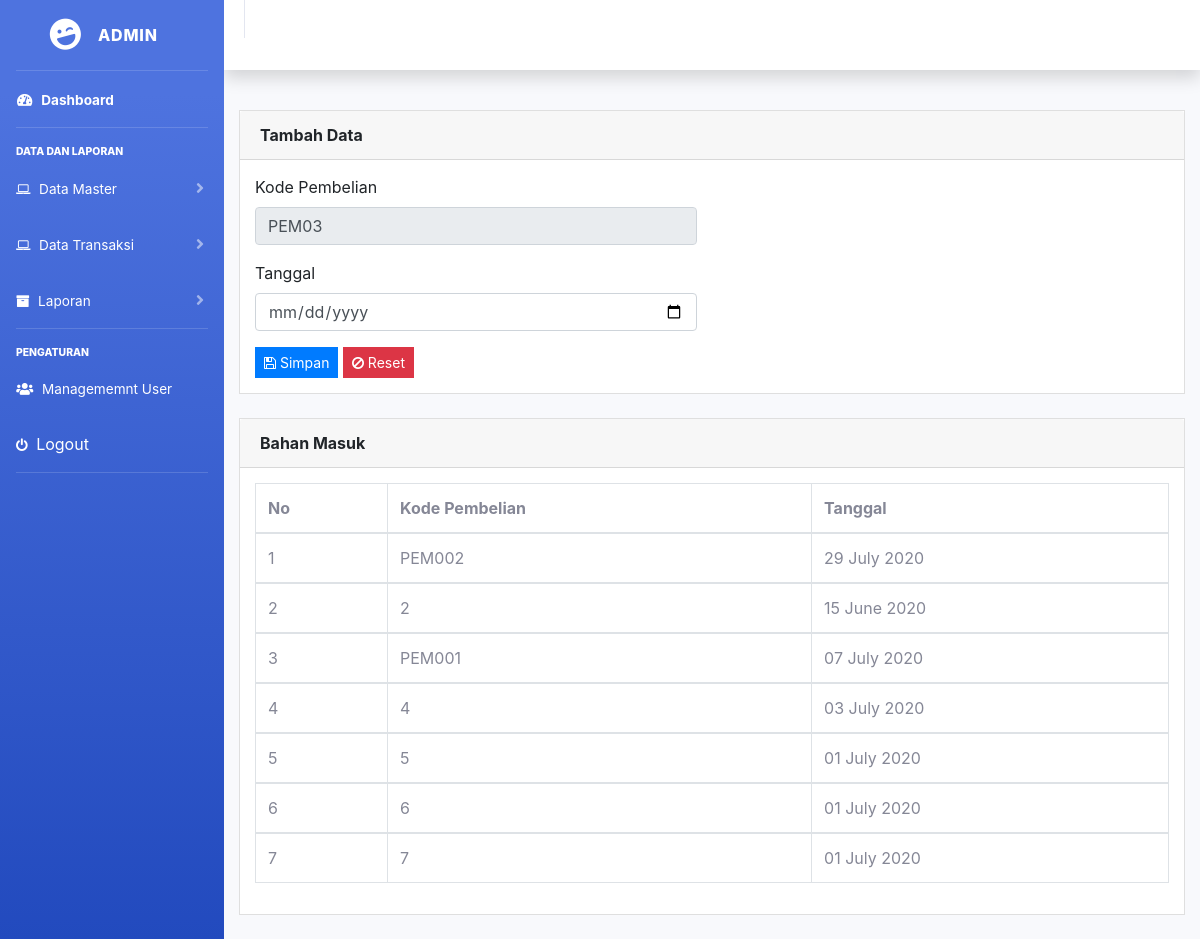
Page /beli.php (signed in) on the committed database.
### tables this page shows
CREATE TABLE IF NOT EXISTS `tb_pembelian` (
  `id_pembelian` varchar(10) NOT NULL,
  `Tanggal` date NOT NULL,
  PRIMARY KEY (`id_pembelian`)
);

### beli.php (the view, shortened to what this page needs)
<?php
include 'header.php';
$query = mysqli_query($koneksi, "SELECT max(id_pembelian) as kodeTerbesar FROM tb_pembelian");
$data = mysqli_fetch_array($query);
$kodeBarang = $data['kodeTerbesar'];
$urutan = (int) substr($kodeBarang, 3, 3);
$urutan++;
$huruf = "PEM";
$kodeBarang = $huruf . sprintf("%02s", $urutan);
?>
<div class="content mt-3">
    <div class="animated fadeIn">
        <div class="row">
            <div class="col-md-12">
                <div class="card">
                    <div class="card-header">
                        <strong>Tambah Data</strong>
                    </div>
                    <div class="card-body card-block">
                        <form action="models/pembelian/Tambah.php" method="post">
                            <div class="row">
                                <div class="col-md-6">
                                    <div class="form-group"><label class="form-control-label">Kode Pembelian</label>
                                        <input type="text" id="id_pembelian" name="id_pembelian" class="form-control" readonly="" value="<?php echo $kodeBarang ?>">
                                    </div>
                                    <div class="form-group"><label class=" form-control-label">Tanggal</label>
                                        <input type="date" id="Tanggal" name="Tanggal" class="form-control">
                                    </div>
                                </div>
                            </div>
                            <button type="submit" class="btn btn-primary btn-sm">
                                <i class="fa fa-save"></i> Simpan
                            </button>
                            <button type="reset" class="btn btn-danger btn-sm">
                                <i class="fa fa-ban"></i> Reset
                            </button>
                        </form>
                    </div>
                </div>
            </div>
            <div class="col-md-12">
                <div class="card">
                    <div class="card-header">
                        <strong class="card-title">Bahan Masuk</strong>
                    </div>
                    <div class="card-body">
                        <table id="dataTable" class="table table-bordered">
                            <thead>
                                <tr>
                                    <th>No</th>
                                    <th>Kode Pembelian</th>
                                    <th>Tanggal</th>
                                </tr>
                                <?php
                                include 'inc/koneksi.php';
                                $no = 1;
                                $sql = mysqli_query($koneksi, "SELECT tb_pembelian.id_pembelian, DATE_FORMAT(Tanggal, '%d %M %Y') AS Tanggal FROM tb_pembelian ORDER BY Tanggal DESC");
                                while ($data = mysqli_fetch_array($sql)) {
                                    ?>
                                </thead>
                                <tbody>
                                    <tr>
                                        <td><?= $no++; ?></td>
                                        <td><?= $data['id_pembelian']; ?></td>
                                        <td><?= $data['Tanggal']; ?></td>
                                    </tr>
                                    <?php
                                }
                                ?>
                            </tbody>
                        </table>
                    </div>
                </div>
            </div>
        </div>
    </div>
</div>
<?php include 'footer.php'; ?>

### header.php (shortened to what this page needs)
<!DOCTYPE html>
<html lang="en">
<head>
  <link href="assets/part2/vendor/fontawesome-free/css/all.min.css" rel="stylesheet" type="text/css">
  <link href="assets/part2/css/sb-admin-2.min.css" rel="stylesheet">
  <link rel="stylesheet" href="vendors/bootstrap/dist/css/bootstrap.min.css">
  <link rel="stylesheet" href="vendors/font-awesome/css/font-awesome.min.css">
  <link rel="stylesheet" href="vendors/themify-icons/css/themify-icons.css">
  <link rel="stylesheet" href="vendors/flag-icon-css/css/flag-icon.min.css">
  <link rel="stylesheet" href="vendors/datatables.net-bs4/css/dataTables.bootstrap4.min.css">
  <link rel="stylesheet" href="vendors/datatables.net-buttons-bs4/css/buttons.bootstrap4.min.css">
  <link rel="stylesheet" href="vendors/selectFX/css/cs-skin-elastic.css">
  <link rel="stylesheet" href="vendors/jqvmap/dist/jqvmap.min.css">
  <link rel="stylesheet" href="assets/css/style.css">
</head>
<body id="page-top">
  <div id="wrapper">
    <ul class="navbar-nav bg-gradient-primary sidebar sidebar-dark accordion" id="accordionSidebar">
      <a class="sidebar-brand d-flex align-items-center justify-content-center" href="#">
        <div class="sidebar-brand-icon rotate-n-15">
          <i class="fas fa-laugh-wink"></i>
        </div>
        <div class="sidebar-brand-text mx-3">Admin <sup></sup></div>
      </a>
      <hr class="sidebar-divider my-0">
      <li class="nav-item active">
        <a class="nav-link" href="index.php">
          <i class="fas fa-fw fa-tachometer-alt"></i>
          <span>Dashboard</span></a>
        </li>
        <hr class="sidebar-divider">
        <div class="sidebar-heading" style="color: white">
          Data dan Laporan
        </div>
        <li class="nav-item">
          <a class="nav-link collapsed" href="#" style="color: white" data-toggle="collapse" data-target="#collapseTwo" aria-expanded="true" aria-controls="collapseTwo">
            <i class="menu-icon fa fa-laptop" style="color: white"></i>
            <span style="color: white">Data Master</span>
          </a>
        </li>
        <li class="nav-item">
          <a class="nav-link collapsed" href="#" data-toggle="collapse" data-target="#collapseUtilities" aria-expanded="true" aria-controls="collapseUtilities">
            <i class="menu-icon fa fa-laptop" style="color: white"></i>
            <span style="color: white">Data Transaksi</span>
          </a>
        </li>
        <li class="nav-item">
          <a class="nav-link collapsed" href="#" data-toggle="collapse" data-target="#collapsePages" aria-expanded="true" aria-controls="collapsePages">
            <i class="menu-icon fa fa-archive" style="color: white"></i>
            <span style="color: white">Laporan</span>
          </a>
        </li>
        <hr class="sidebar-divider">
        <div class="sidebar-heading" style="color: white">
          Pengaturan
        </div>
        <li class="nav-item">
          <a class="nav-link" href="manage_user.php">
            <i class="fas fa-fw fa-users" style="color: white"></i>
            <span style="color: white">Managememnt User</span></a>
          </li>
          <li class="nav-item">
            <a class="nav-link" style="color: white" href="logout.php" onclick="return confirm('Apakah Anda Yakin ingin keluar ?')">
              <i class="fa fa-power-off" style="color: white"></i>
              Logout
            </a>
          </li>
          <hr class="sidebar-divider d-none d-md-block">
    </ul>
    <div id="content-wrapper" class="d-flex flex-column">
      <div id="content">
        <nav class="navbar navbar-expand navbar-light bg-white topbar mb-4 static-top shadow">
          <ul class="navbar-nav ml-auto">
            <li class="nav-item dropdown no-arrow mx-1">
            </ul>
          </nav>
        </body>
        </html>

### footer.php (shortened to what this page needs)
</body>
</html>

### rows in the picture
tb_pembelian: id_pembelian "PEM002", Tanggal "29 July 2020"
tb_pembelian: id_pembelian "2", Tanggal "15 June 2020"
tb_pembelian: id_pembelian "PEM001", Tanggal "07 July 2020"
tb_pembelian: id_pembelian "4", Tanggal "03 July 2020"
tb_pembelian: id_pembelian "5", Tanggal "01 July 2020"
tb_pembelian: id_pembelian "6", Tanggal "01 July 2020"
tb_pembelian: id_pembelian "7", Tanggal "01 July 2020"
